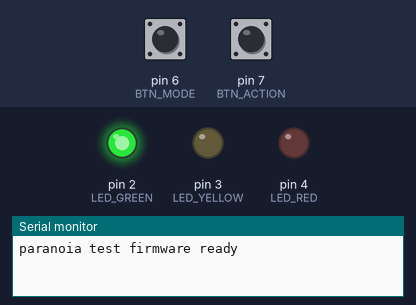
Simulated run of this sketch. Board: Arduino Mega 2560, built with avr-gcc and run on an emulated ATmega2560. On the bench: output pins drawn as LEDs (lit = HIGH), the last lines printed to the serial monitor. Inputs (shaded band) come from the test bench; at power-on: pin 7 (BTN_ACTION) HIGH, pin 6 (BTN_MODE) HIGH.

Above: at 1.6 s.
1.7 s: pin 7 (BTN_ACTION) pulled LOW for 0.15 s
At 1.83 s:
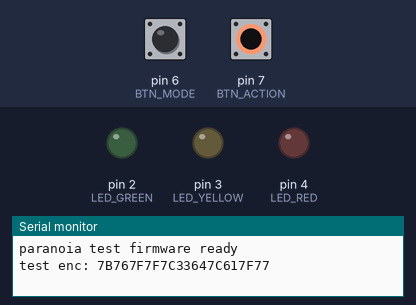
3.4 s: pin 6 (BTN_MODE) pulled LOW for 0.15 s
At 4.4 s:
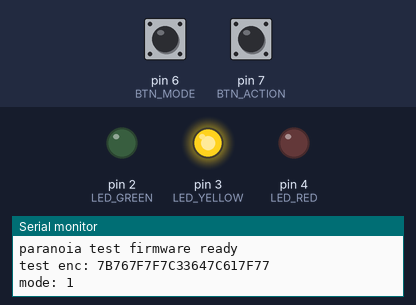
8.0 s: pin 7 (BTN_ACTION) pulled LOW for 1 s
At 9.1 s:
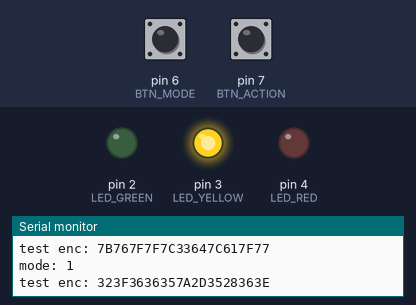
Timing chart, 0 to 11.0 s (numbered marks = the images above; inputs shaded):
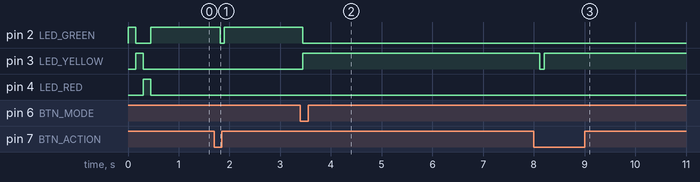

The sketch:

paranoia_test.ino
```cpp
// test firmware for my paranoia keychain thing
// checks leds, buttons, ble uart and basic xor scramble

#include <Arduino.h>

// change these if your schematic uses different GP pins
#define LED_GREEN  2
#define LED_YELLOW 3
#define LED_RED    4

#define BTN_MODE   6
#define BTN_ACTION 7

// Serial1 on RP2040-Zero is GP0 (TX) and GP1 (RX) by default
#define BLE_SERIAL Serial1

int mode = 0; // 0 = green (light), 1 = yellow (medium), 2 = red (paranoid)
byte keys[3] = {0x13, 0x5A, 0xA7};

String xorText(String txt, byte k) {
  String out = "";
  for (int i = 0; i < txt.length(); i++) {
    char c = txt[i] ^ k;
    // keep it printable hex so ble/serial doesnt freak out
    char buf[3];
    sprintf(buf, "%02X", (byte)c);
    out += buf;
  }
  return out;
}

void updateLeds() {
  digitalWrite(LED_GREEN,  mode == 0 ? HIGH : LOW);
  digitalWrite(LED_YELLOW, mode == 1 ? HIGH : LOW);
  digitalWrite(LED_RED,    mode == 2 ? HIGH : LOW);
}

void setup() {
  pinMode(LED_GREEN, OUTPUT);
  pinMode(LED_YELLOW, OUTPUT);
  pinMode(LED_RED, OUTPUT);

  pinMode(BTN_MODE, INPUT_PULLUP);
  pinMode(BTN_ACTION, INPUT_PULLUP);

  Serial.begin(115200);
  BLE_SERIAL.begin(9600); // JDY-23 default baud rate

  // quick led check on boot so i know nothing is bridged or dead
  digitalWrite(LED_GREEN, HIGH);  delay(150); digitalWrite(LED_GREEN, LOW);
  digitalWrite(LED_YELLOW, HIGH); delay(150); digitalWrite(LED_YELLOW, LOW);
  digitalWrite(LED_RED, HIGH);    delay(150); digitalWrite(LED_RED, LOW);

  updateLeds();
  Serial.println("paranoia test firmware ready");
  BLE_SERIAL.println("paranoia ble ready");
}

void loop() {
  // switch mode with button 1
  if (digitalRead(BTN_MODE) == LOW) {
    delay(40); // lazy debounce
    if (digitalRead(BTN_MODE) == LOW) {
      mode = (mode + 1) % 3;
      updateLeds();
      Serial.print("mode: ");
      Serial.println(mode);
      while (digitalRead(BTN_MODE) == LOW);
    }
  }

  // send a test encrypted string with button 2
  if (digitalRead(BTN_ACTION) == LOW) {
    delay(40);
    if (digitalRead(BTN_ACTION) == LOW) {
      String testMsg = "hello world";
      String enc = xorText(testMsg, keys[mode]);
      Serial.println("test enc: " + enc);
      BLE_SERIAL.println("test enc: " + enc);

      // blink current led once to show it sent
      updateLeds();
      delay(80);
      digitalWrite(LED_GREEN, LOW);
      digitalWrite(LED_YELLOW, LOW);
      digitalWrite(LED_RED, LOW);
      delay(80);
      updateLeds();

      while (digitalRead(BTN_ACTION) == LOW);
    }
  }

  // anything typed in USB serial gets scrambled and sent over BLE + printed back
  if (Serial.available()) {
    String msg = Serial.readStringUntil('\n');
    msg.trim();
    if (msg.length() > 0) {
      String enc = xorText(msg, keys[mode]);
      Serial.println("enc: " + enc);
      BLE_SERIAL.println("enc: " + enc);
    }
  }

  // anything coming from phone over JDY-23 BLE gets scrambled and echoed back
  if (BLE_SERIAL.available()) {
    String msg = BLE_SERIAL.readStringUntil('\n');
    msg.trim();
    if (msg.length() > 0) {
      String enc = xorText(msg, keys[mode]);
      BLE_SERIAL.println("enc: " + enc);
      Serial.println("ble -> " + enc);
    }
  }
}
```

Measured:
- after the input at 1.7 s, pin 2 (LED_GREEN): HIGH → LOW after 0.12 s, → HIGH 0.08 s later
- after the input at 3.4 s, pin 2 (LED_GREEN): HIGH → LOW at once; pin 3 (LED_YELLOW): LOW → HIGH at once
- after the input at 8.0 s, pin 3 (LED_YELLOW): HIGH → LOW after 0.12 s, → HIGH 0.08 s later
